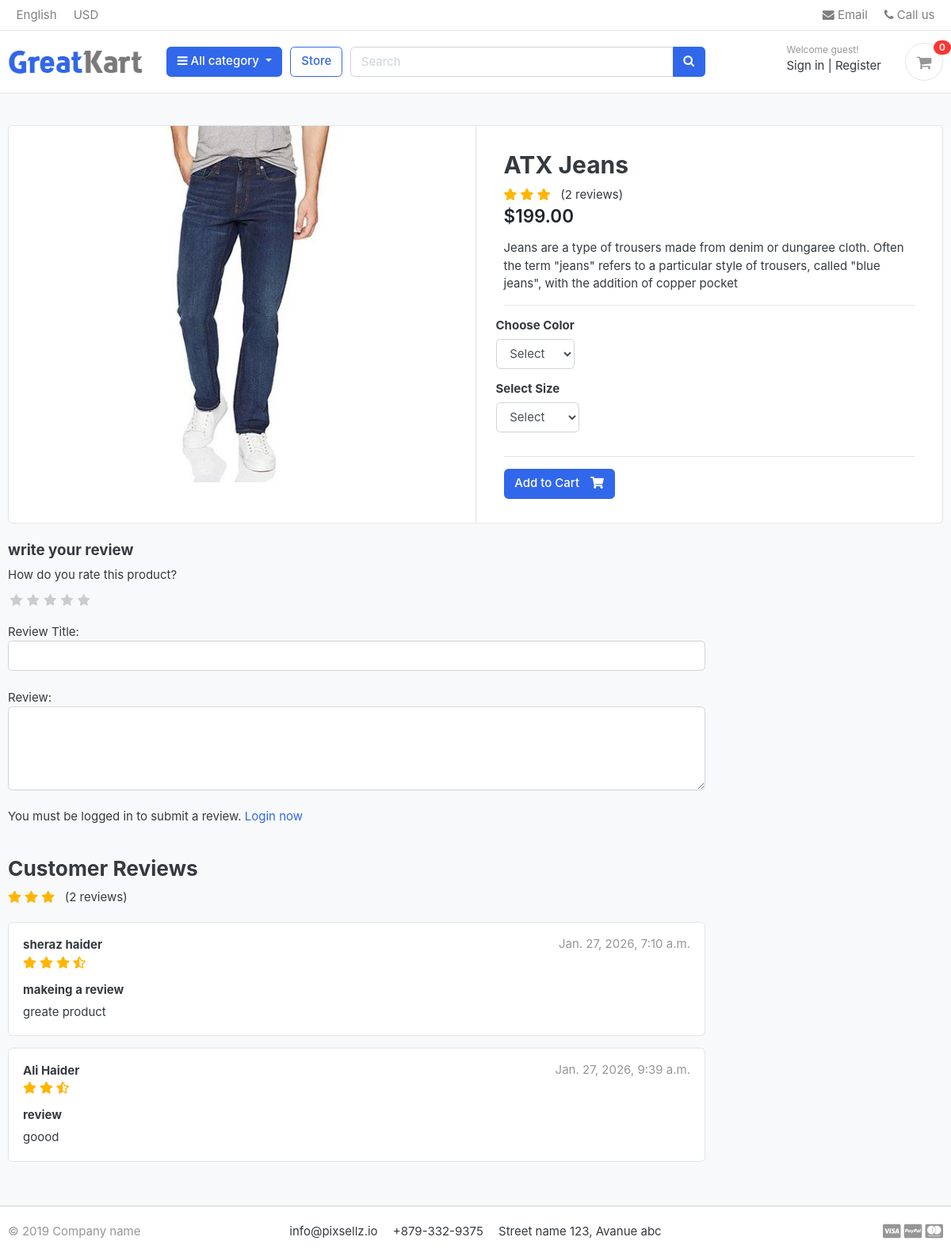
/store/category/jeans/atx-jeans/, run on an earlier commit of the app's database.
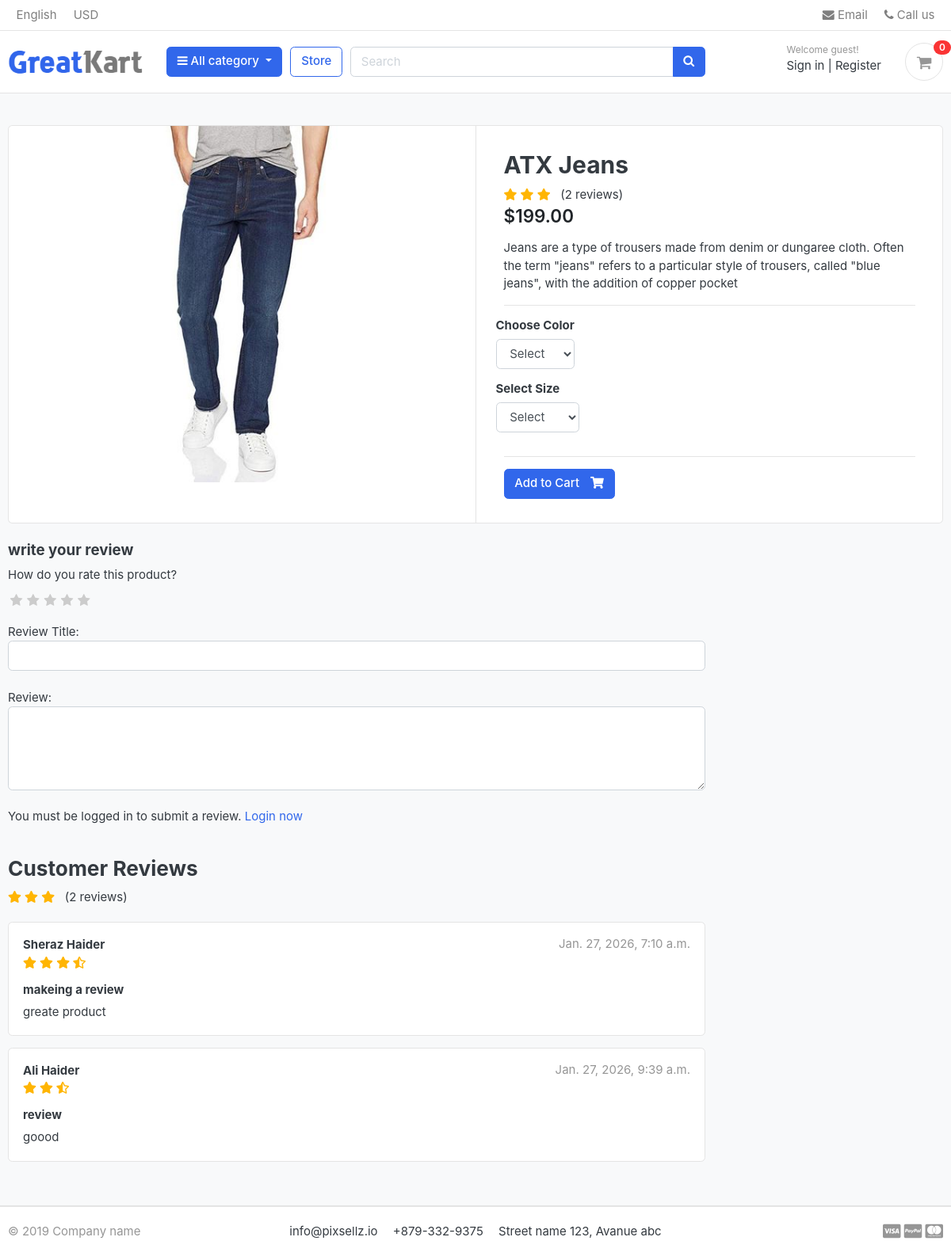
And on a later commit of the database.
### store/models.py (models this page shows, shortened)
class ReviewRating(models.Model):
    product     = models.ForeignKey(Product,on_delete=models.CASCADE)
    user        = models.ForeignKey(Account,on_delete=models.CASCADE)
    subject     = models.CharField(max_length=100,blank=True)
    review      = models.TextField(max_length=500,blank=True)
    rating      = models.FloatField()
    ip          = models.CharField(max_length=20,blank=True)
    status      = models.BooleanField(default=True)
    created_date  = models.DateTimeField(auto_now_add=True)
    updated_date  = models.DateTimeField(auto_now=True)

### accounts/models.py (models this page shows, shortened)
class Account(AbstractBaseUser):
    first_name      = models.CharField(max_length=50)
    last_name       = models.CharField(max_length=50)
    username        = models.CharField(max_length=50, unique=True)
    email           = models.EmailField(max_length=100, unique=True)
    phone_number    = models.CharField(max_length=50)
    date_joined     = models.DateTimeField(auto_now_add=True)
    last_login      = models.DateTimeField(auto_now=True)
    is_admin        = models.BooleanField(default=False)
    is_staff        = models.BooleanField(default=False)
    is_active       = models.BooleanField(default=True)
    is_superadmin   = models.BooleanField(default=False)
    USERNAME_FIELD = 'email'
    REQUIRED_FIELDS = ['username', 'first_name', 'last_name']
    objects = AccountManager()
    def fullname(self):
        return f'{self.first_name} {self.last_name}'

### store/views.py (the view)
# urls.py: path('category/<slug:category_slug>/<slug:product_slug>/',views.product_detail, name="product_detail"),
def product_detail(request,category_slug,product_slug ):
    try:
        single_product = Product.objects.get(category__slug=category_slug,slug= product_slug)
        in_cart=CartItem.objects.filter(cart__cart_id=_cart_id(request),product=single_product).exists()
    except Exception as e:
        raise e
    reviews = ReviewRating.objects.filter(product_id=single_product.id,status=True)
    context = {
        'single_product':single_product,
        'in_cart':in_cart,
        'reviews':reviews,
    }
    return render(request,'store/product_detail.html',context)

### carts/context_processers.py (called while the page is built)
def counter(request):
    cart_count = 0
    if 'admin' in request.path:
        return {}
    else:
        try:
            cart = Cart.objects.filter(cart_id = _cart_id(request))
            if request.user.is_authenticated:
                cart_items = CartItem.objects.all().filter(user=request.user)
            else:
                cart_items = CartItem.objects.all().filter(cart=cart[:1])
            for cart_item in cart_items:
                cart_count += cart_item.quantity
        except Cart.DoesNotExist:
            cart_count = 0
    return dict(cart_count=cart_count)

### carts/views.py (called while the page is built)
def _cart_id(request):
    cart = request.session.session_key
    if not cart:
        request.session.create()
        cart = request.session.session_key
    return cart

### category/context_processers.py (called while the page is built)
def menu_links(request):
    links = Category.objects.all()
    return dict(links= links)

### category/models.py (called while the page is built)
    def get_url(self):
        return reverse('products_by_category',args=[self.slug])

### store/models.py (called while the page is built)
    def averageReview(self):
        reviews = ReviewRating.objects.filter(product=self, status=True).aggregate(average=models.Avg('rating'))
        avg = 0
        if reviews['average'] is not None:
            avg = float(reviews['average'])
        return avg

### templates/store/product_detail.html (shortened to what the changed rows need)
{% extends "base.html" %}
{% load static %}
{% block content %}
<section class="section-content padding-y bg">
<div class="container">
<div class="card">
	<div class="row no-gutters">
		<main class="col-md-6 border-left">
<form action="{% url 'add_cart' single_product.id %}" method ="POST">
	<article class="content-body">
	<h2 class="title">{{ single_product.product_name }}</h2>
	</article>
</form>
		</main>
	</div>
</div>
<br>
<div class="row">
			<div class="col-md-9">
	<br>
	{% for review in reviews %}
	<article class="box mb-3">
		<div class="icontext w-100">
			<div class="text">
				<span class="date text-muted float-md-right">{{ review.created_date }}</span>
				<h6 class="mb-1">{{ review.user.fullname }} </h6>
<div class="rating-star">
    <span>
        <i class="fas fa-star{% if review.rating == 0.5 %}-half-alt{% elif review.rating < 1 %}-alt{% endif %}"></i>
        <i class="fas fa-star{% if review.rating == 1.5 %}-half-alt{% elif review.rating < 2 %}-alt{% endif %}"></i>
        <i class="fas fa-star{% if review.rating == 2.5 %}-half-alt{% elif review.rating < 3 %}-alt{% endif %}"></i>
        <i class="fas fa-star{% if review.rating == 3.5 %}-half-alt{% elif review.rating < 4 %}-alt{% endif %}"></i>
    </span>
</div>
			</div>
		</div>
		<div class="mt-3">
			<h6>{{ review.subject }}</h6>
			<p>
				{{ review.review }}
			</p>
		</div>
	</article>
	{% endfor %}
	</div>
</div>
</div>
</section>
{% endblock content %}

What changed in the data, as far as the page shows it:
changed through a linked row, ReviewRating "makeing a review": user.fullname "sheraz haider" → "Sheraz Haider"
